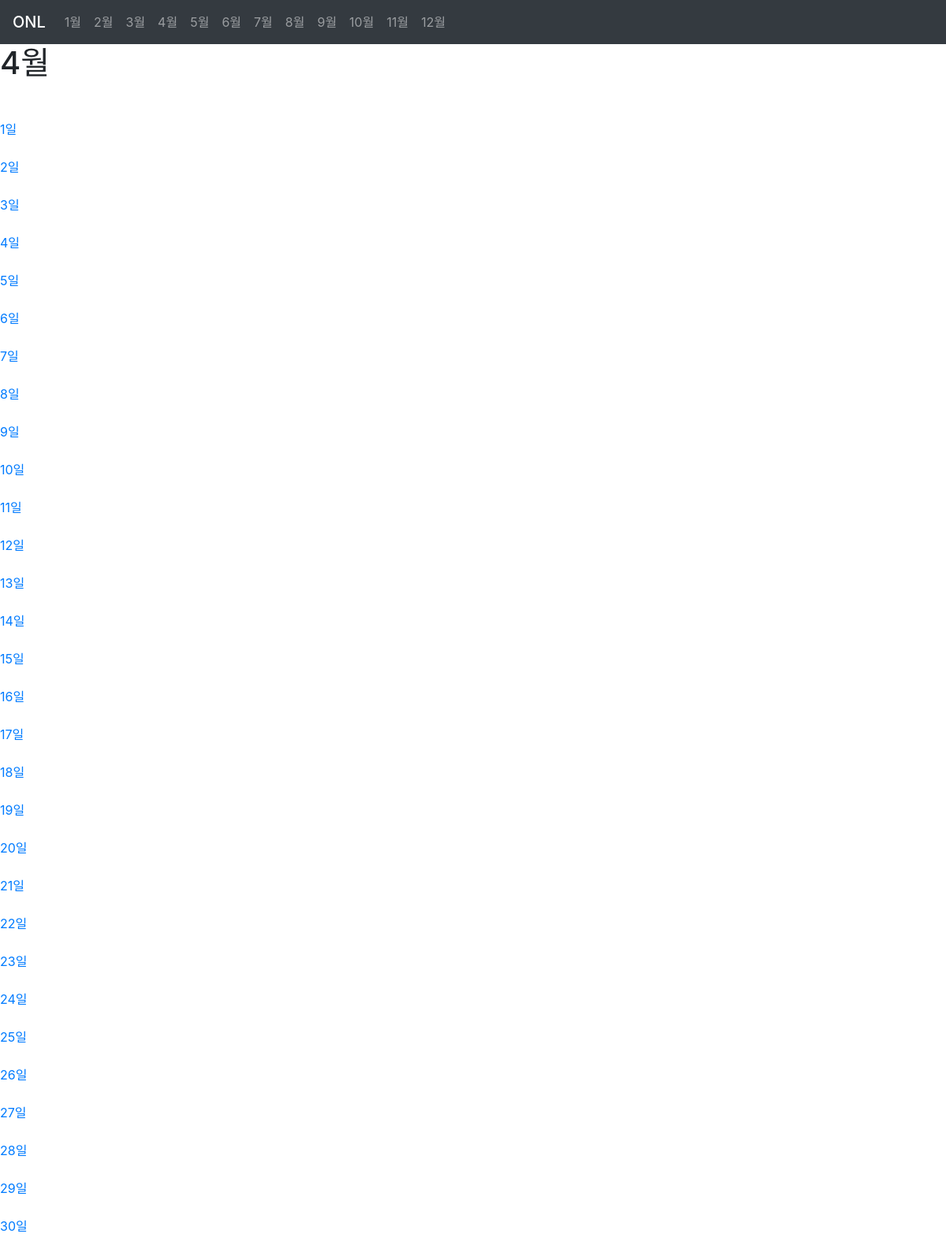
Page /4/ on the committed database.
### date/models.py (models this page shows, shortened)
class Onl(models.Model):
    month = models.PositiveSmallIntegerField("월", blank=True, )
    day = models.PositiveSmallIntegerField("일", blank=True, )
    date = models.DateField('날짜', blank=True, null=True, )
    slug = models.SlugField(max_length=20, allow_unicode=True, unique=True, blank=True, )
    events = models.TextField(max_length=500, verbose_name="사건", blank=True,)
    class Meta:
        ordering = ('month', 'day',)
    def day_with_dlf(self):
        return str(self.day) + "일"
    def month_in_string(self):
        return str(self.month)

### date/views.py (the view)
# urls.py: path('<int:month>/', OnlMonthLV.as_view(), name='month LV'),
class OnlMonthLV(ListView):
    template_name = "date/onl_month_list.html"
    model = Onl

### date/templates/date/onl_month_list.html (shortened to what this page needs)
{% extends 'base.html' %}
{% block content %}
    <h1>{{ request.path|cut:'/' }}월</h1><br>
    <table class="table">
        {% for onl in onl_list %}
            {% if onl.month_in_string == request.path|cut:'/' %}
                <tr>
                    <a href="{% url 'OnlDV' onl.slug %}">
                    {{ onl.day_with_dlf }}</a><br><br>
                </tr>
            {% endif %}
        {% endfor %}
    </table>
{% endblock %}

### rows in the picture
Onl: day_with_dlf "1일"
Onl: day_with_dlf "2일"
Onl: day_with_dlf "3일"
Onl: day_with_dlf "4일"
Onl: day_with_dlf "5일"
Onl: day_with_dlf "6일"
Onl: day_with_dlf "7일"
Onl: day_with_dlf "8일"
Onl: day_with_dlf "9일"
Onl: day_with_dlf "10일"
Onl: day_with_dlf "11일"
Onl: day_with_dlf "12일"
Onl: day_with_dlf "13일"
Onl: day_with_dlf "14일"
Onl: day_with_dlf "15일"
Onl: day_with_dlf "16일"
Onl: day_with_dlf "17일"
Onl: day_with_dlf "18일"
Onl: day_with_dlf "19일"
Onl: day_with_dlf "20일"
Onl: day_with_dlf "21일"
Onl: day_with_dlf "22일"
Onl: day_with_dlf "23일"
Onl: day_with_dlf "24일"
Onl: day_with_dlf "25일"
Onl: day_with_dlf "26일"
Onl: day_with_dlf "27일"
Onl: day_with_dlf "28일"
Onl: day_with_dlf "29일"
Onl: day_with_dlf "30일"

### other values in the picture
{{ request.path|cut:'/' }} "4"
